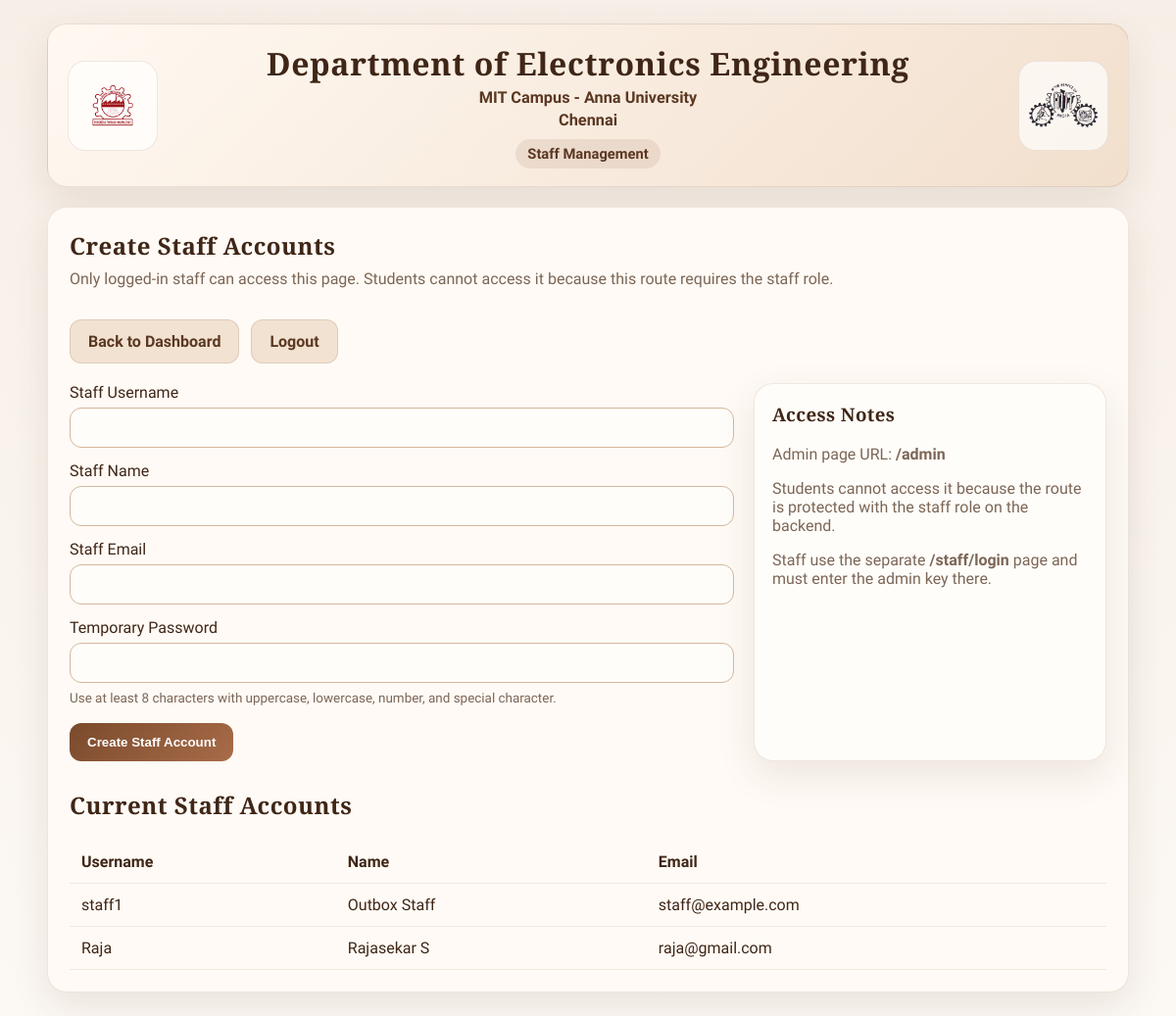
/admin (signed in), run on the app's committed database.
### letterbox/models.py (models this page shows)
class User(db.Model):
    __tablename__ = "users"
    __table_args__ = (
        CheckConstraint("role IN ('student', 'staff', 'admin')", name="ck_users_role"),
    )
    username = db.Column(db.String(50), primary_key=True)
    password_hash = db.Column("password", db.String(255), nullable=False)
    role = db.Column(db.String(20), nullable=False, default="student")
    name = db.Column(db.String(120), nullable=False)
    email = db.Column(db.String(255), unique=True, nullable=False, index=True)
    created_at = db.Column(db.DateTime(timezone=True), nullable=True, default=utcnow)

### letterbox/routes_staff.py (the view)
    @app.route("/admin")
    @login_required
    @roles_required("staff", "admin")
    @staff_key_required
    def admin_panel():
        staff_accounts = User.query.filter(User.role.in_(["staff", "admin"])).order_by(User.name.asc(), User.username.asc()).all()
        return render_template(
            "admin.html",
            staff_accounts=staff_accounts,
            name=session.get("name"),
            message=request.args.get("message", ""),
            access_key_enabled=bool(settings.STAFF_ACCESS_KEY),
        )

### letterbox/auth.py (called while the page is built)
def login_required(fn):
    @wraps(fn)
    def wrapper(*args, **kwargs):
        if not session.get("username"):
            return redirect(url_for("login"))
        return fn(*args, **kwargs)
    return wrapper

def roles_required(*roles):
    allowed_roles = set(roles)
    def decorator(fn):
        @wraps(fn)
        def wrapper(*args, **kwargs):
            if session.get("role") not in allowed_roles:
                abort(403)
            return fn(*args, **kwargs)
        return wrapper
    return decorator

def staff_key_required(fn):
    @wraps(fn)
    def wrapper(*args, **kwargs):
        if session.get("role") in {"staff", "admin"} and settings.STAFF_ACCESS_KEY and not session.get("staff_key_ok"):
            return redirect(url_for("staff_login", message="Please sign in again with the admin key for staff access."))
        return fn(*args, **kwargs)
    return wrapper

### templates/admin.html (shortened to what this page needs)
<!DOCTYPE html>
<html lang="en">
<head>
  <link rel="stylesheet" href="/static/style.css">
</head>
<body>
  <div class="container">
    {% set portal_tag = 'Staff Management' %}
    {% include '_brand_banner.html' %}
    <div class="card">
      <div style="display:flex;justify-content:space-between;gap:16px;align-items:flex-start;flex-wrap:wrap;">
        <div>
          <h2 style="margin:0;">Create Staff Accounts</h2>
          <p class="muted" style="margin-top:8px;">Only logged-in staff can access this page. Students cannot access it because this route requires the staff role.</p>
        </div>
        <div style="display:flex;gap:12px;flex-wrap:wrap;">
          <a class="btn btn-soft" href="/dashboard/staff">Back to Dashboard</a>
          <a class="btn btn-soft" href="/logout">Logout</a>
        </div>
      </div>
      <div style="display:grid;grid-template-columns:minmax(0,1fr) minmax(280px,360px);gap:20px;margin-top:20px;">
        <div>
          <form method="post" action="/admin/staff/create">
            <label for="username">Staff Username</label>
            <input class="input" id="username" name="username" type="text" required>
            <label for="name" style="display:block;margin-top:14px;">Staff Name</label>
            <input class="input" id="name" name="name" type="text" required>
            <label for="email" style="display:block;margin-top:14px;">Staff Email</label>
            <input class="input" id="email" name="email" type="email" required>
            <label for="password" style="display:block;margin-top:14px;">Temporary Password</label>
            <input class="input" id="password" name="password" type="password" required>
            <div id="adminPasswordHelp" class="placeholder-note" style="margin-top:8px;">Use at least 8 characters with uppercase, lowercase, number, and special character.</div>
            <div style="margin-top:18px;">
              <button class="btn" type="submit">Create Staff Account</button>
            </div>
          </form>
        </div>
        <div class="card" style="padding:18px;background:#fffdf9;">
          <h3 style="margin-top:0;">Access Notes</h3>
          <p class="muted">Admin page URL: <strong>/admin</strong></p>
          <p class="muted">Students cannot access it because the route is protected with the staff role on the backend.</p>
          <p class="muted">Staff use the separate <strong>/staff/login</strong> page and must enter the admin key there.</p>
        </div>
      </div>
      <h2 style="margin-top:28px;">Current Staff Accounts</h2>
      {% if staff_accounts %}
        <table style="margin-top:12px;">
          <thead>
            <tr>
              <th>Username</th>
              <th>Name</th>
              <th>Email</th>
            </tr>
          </thead>
          <tbody>
            {% for account in staff_accounts %}
              <tr>
                <td>{{ account.username }}</td>
                <td>{{ account.name }}</td>
                <td>{{ account.email }}</td>
              </tr>
            {% endfor %}
          </tbody>
        </table>
      {% else %}
        <p class="muted" style="margin-top:14px;">No staff accounts found.</p>
      {% endif %}
    </div>
  </div>
</body>
</html>

### static/style.css (style rules this page uses)
:root { --coffee-900:#3f2617; --coffee-800:#5b3822; --coffee-700:#7a4a2c; --coffee-500:#a86c49; --skin-100:#fbf4ec; --skin-200:#f2e2d2; --skin-300:#e5c8ae; --card:#fffaf5; --line:#d6b79b; --muted:#7c6656; --success:#365f3e; --danger:#8a2d2d; --shadow:0 14px 38px rgba(74,45,27,.10); }
* { box-sizing:border-box }
body { margin:0; color:var(--coffee-900); font-family:"Source Sans 3", Arial, sans-serif; background:linear-gradient(180deg,#f7efe7 0%, #fcf8f3 100%); }
h1,h2,h3,h4 { font-family:"Cormorant Garamond", Georgia, serif; letter-spacing:.02em; }
a { color:var(--coffee-700) }
.container { max-width:1140px;margin:24px auto;padding:0 18px }
.card { background:var(--card); border:1px solid rgba(122,74,44,.12); border-radius:20px; padding:22px; box-shadow:var(--shadow); }
.input { width:100%; padding:12px 14px; border-radius:12px; border:1px solid var(--line); background:#fffdfa; color:var(--coffee-900); margin-top:6px; }
.btn { display:inline-flex; align-items:center; justify-content:center; gap:8px; padding:12px 18px; border:none; border-radius:12px; background:linear-gradient(135deg,var(--coffee-700),var(--coffee-500)); color:#fff; cursor:pointer; text-decoration:none; font-weight:700; }
.btn-soft { background:var(--skin-200); color:var(--coffee-800); border:1px solid rgba(122,74,44,.16); }
.small,.muted { color:var(--muted) }
table { width:100%;border-collapse:collapse }
th,td { padding:12px;border-bottom:1px solid rgba(122,74,44,.10);text-align:left;vertical-align:top }
.placeholder-note { font-size:.84rem; color:var(--muted); }

### data on the page
User: username "staff1", name "Outbox Staff", email "staff@example.com"
User: username "Raja", name "Rajasekar S", email "raja@gmail.com"

### other printed values
{{ department_title }} "Department of Electronics Engineering"
{{ campus_title }} "MIT Campus - Anna University"
{{ city_title }} "Chennai"
{{ portal_tag }} "Staff Management"
